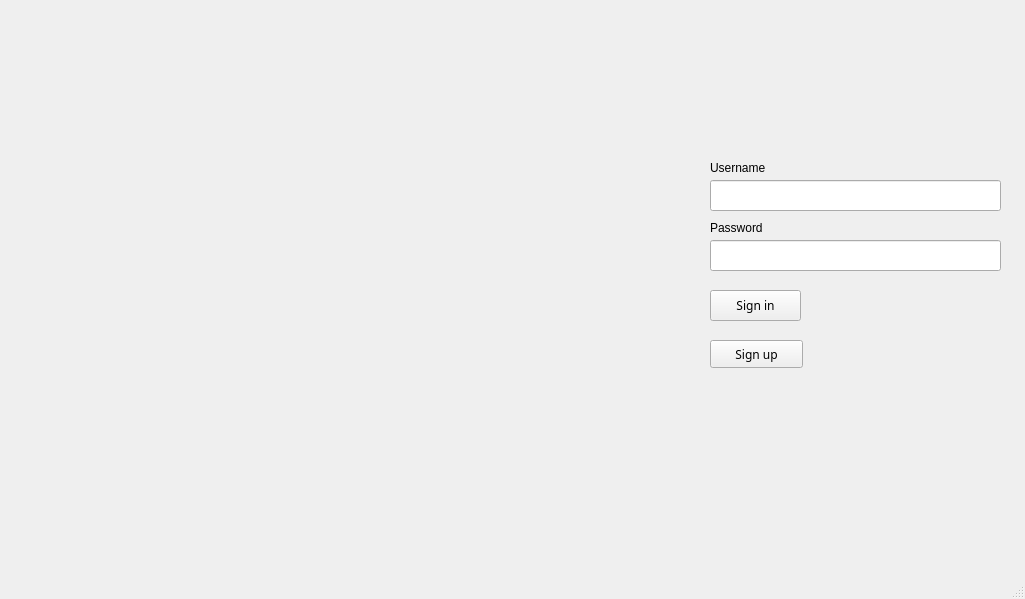
<?xml version="1.0" encoding="UTF-8"?>
<ui version="4.0">
 <class>Login_Ui_Form</class>
 <widget class="QMainWindow" name="Login_Ui_Form">
  <property name="geometry">
   <rect>
    <x>0</x>
    <y>0</y>
    <width>1025</width>
    <height>599</height>
   </rect>
  </property>
  <property name="windowTitle">
   <string>MainWindow</string>
  </property>
  <widget class="QWidget" name="centralwidget">
   <widget class="QLabel" name="label">
    <property name="geometry">
     <rect>
      <x>10</x>
      <y>10</y>
      <width>671</width>
      <height>531</height>
     </rect>
    </property>
    <property name="text">
     <string/>
    </property>
    <property name="pixmap">
     <pixmap resource="image_login_pic.qrc">:/login/image/login_main.png</pixmap>
    </property>
   </widget>
   <widget class="QLabel" name="label_2">
    <property name="geometry">
     <rect>
      <x>700</x>
      <y>10</y>
      <width>301</width>
      <height>131</height>
     </rect>
    </property>
    <property name="text">
     <string/>
    </property>
    <property name="pixmap">
     <pixmap resource="image_login_pic.qrc">:/login/image/hkustMain_logo.png</pixmap>
    </property>
    <property name="scaledContents">
     <bool>false</bool>
    </property>
   </widget>
   <widget class="QLineEdit" name="lineEdit">
    <property name="geometry">
     <rect>
      <x>710</x>
      <y>180</y>
      <width>291</width>
      <height>31</height>
     </rect>
    </property>
    <property name="font">
     <font>
      <family>Adobe Devanagari</family>
      <pointsize>10</pointsize>
      <weight>50</weight>
      <bold>false</bold>
     </font>
    </property>
    <property name="text">
     <string/>
    </property>
   </widget>
   <widget class="QLineEdit" name="lineEdit_2">
    <property name="geometry">
     <rect>
      <x>710</x>
      <y>240</y>
      <width>291</width>
      <height>31</height>
     </rect>
    </property>
    <property name="font">
     <font>
      <family>Adobe Devanagari</family>
      <pointsize>10</pointsize>
      <weight>50</weight>
      <bold>false</bold>
     </font>
    </property>
    <property name="text">
     <string/>
    </property>
   </widget>
   <widget class="QPushButton" name="pushButton">
    <property name="geometry">
     <rect>
      <x>710</x>
      <y>290</y>
      <width>91</width>
      <height>31</height>
     </rect>
    </property>
    <property name="font">
     <font>
      <family>Adobe Devanagari</family>
      <pointsize>9</pointsize>
      <weight>50</weight>
      <bold>false</bold>
     </font>
    </property>
    <property name="text">
     <string>Sign in</string>
    </property>
   </widget>
   <widget class="QPushButton" name="pushButton_2">
    <property name="geometry">
     <rect>
      <x>710</x>
      <y>340</y>
      <width>93</width>
      <height>28</height>
     </rect>
    </property>
    <property name="font">
     <font>
      <family>Adobe Devanagari</family>
     </font>
    </property>
    <property name="text">
     <string>Sign up</string>
    </property>
   </widget>
   <widget class="QLabel" name="label_3">
    <property name="geometry">
     <rect>
      <x>710</x>
      <y>160</y>
      <width>72</width>
      <height>15</height>
     </rect>
    </property>
    <property name="text">
     <string>Username</string>
    </property>
   </widget>
   <widget class="QLabel" name="label_4">
    <property name="geometry">
     <rect>
      <x>710</x>
      <y>220</y>
      <width>72</width>
      <height>15</height>
     </rect>
    </property>
    <property name="text">
     <string>Password</string>
    </property>
   </widget>
  </widget>
  <widget class="QMenuBar" name="menubar">
   <property name="geometry">
    <rect>
     <x>0</x>
     <y>0</y>
     <width>1025</width>
     <height>26</height>
    </rect>
   </property>
  </widget>
  <widget class="QStatusBar" name="statusbar"/>
 </widget>
 <resources>
  <include location="image_login_pic.qrc"/>
 </resources>
 <connections/>
</ui>
